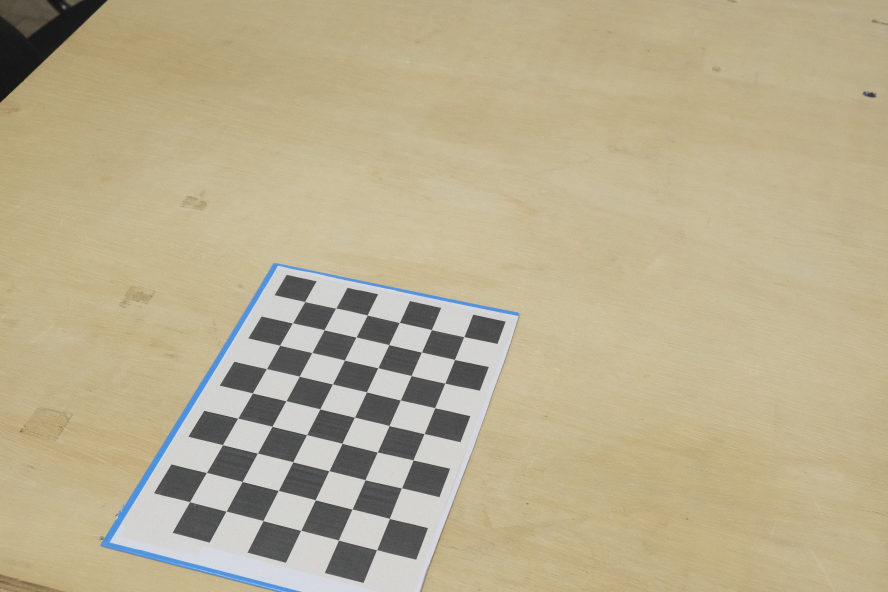
#> input picture Parte 11/Dataset4/im1.JPG, 1776 x 1184 px (shown at 1/2 size); its folder holds 4 pictures in this run
$ python calibracao-de-camera.py
#> lines starting #> are read from the running program, lines starting #| are printed output that depends on the picture
import cv2
import glob
import numpy as  np
from matplotlib import pyplot as plt
import visaoComputacional as visco

imagens = glob.glob('/home/tassio/UFSC/Visão Computacional em Robótica/Visao-computacional/Parte 11/Dataset4/*.JPG')

# Arrays para armazenar as coordenadas de cada corner
objpoints = [] # Lista que armazena as coordenadas de cada ponto no mundo real
imgpoints = [] # Lista que armazena as coordenadas de cada ponto na imagem

# coordenadas de cada ponto no mundo real
objp = np.zeros((9*6, 3), np.float32)
objp[:, :2] = np.mgrid[0:9,0:6].T.reshape(-1,2) * 25

print(objp)

for file_name in imagens:

    I1 = cv2.imread(file_name)
#> I1 is the input picture: shape (1184, 1776, 3); mean B, G, R 143.1, 173.5, 185.1
    I2 = cv2.cvtColor(I1, cv2.COLOR_BGR2GRAY)
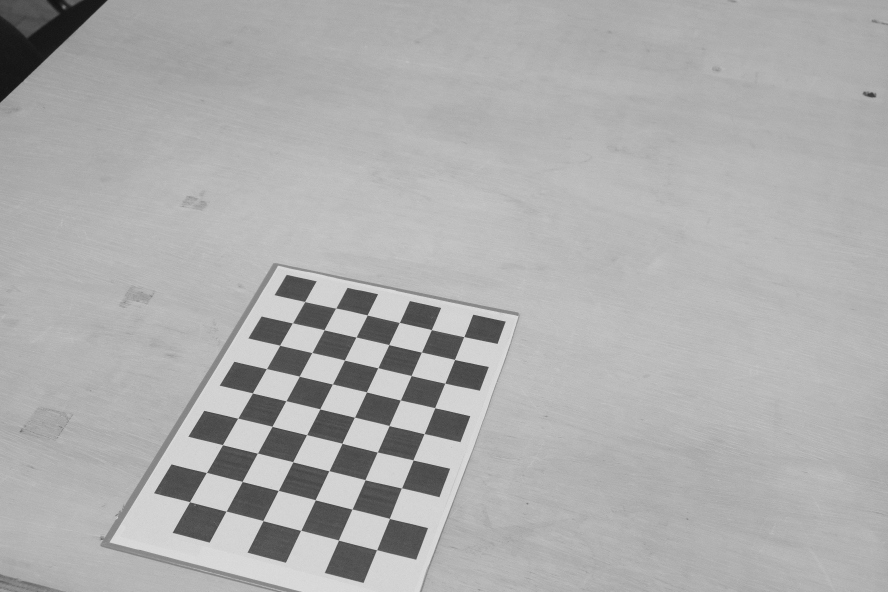
#> I2: shape (1184, 1776) (shown at 1/2 size); min 12, max 228, mean 173.5

    # encontra os pontos de interesse (corners) no tabuleiro
    ret, corners = cv2.findChessboardCorners(I1, (9,6), None)
#> ret = True; corners = 54 rows, first 8: [928.1, 673.8], [909.5, 719.4], [890.1, 766.7], [869.9, 816], [848.6, 867.7], [826.6, 920.4], [803.2, 976.6], [779.2, 1037.3]

    if ret == True:

        criteria = (cv2.TERM_CRITERIA_EPS + cv2.TERM_CRITERIA_MAX_ITER, 30, 0.001)
        corners2 = cv2.cornerSubPix(I2, corners, (11, 11), (-1, -1), criteria)
#> corners2 = 54 rows, first 8: [928.1, 673.7], [909.5, 719.4], [890.1, 766.8], [869.9, 815.9], [848.6, 867.8], [826.6, 920.4], [803.4, 976.4], [779.2, 1037.3]

        imgpoints.append(corners2)
        objpoints.append(objp)

        '''print(corners2)

        # Apresenta resultado parcial
        I3 = I1.copy()
        cv2.drawChessboardCorners(I3, (9,6), corners2, ret)
        plt.figure()
        plt.imshow(cv2.cvtColor(I3, cv2.COLOR_BGR2RGB))
        plt.show()'''
#> pass 2 of the loop `for file_name in imagens:`:
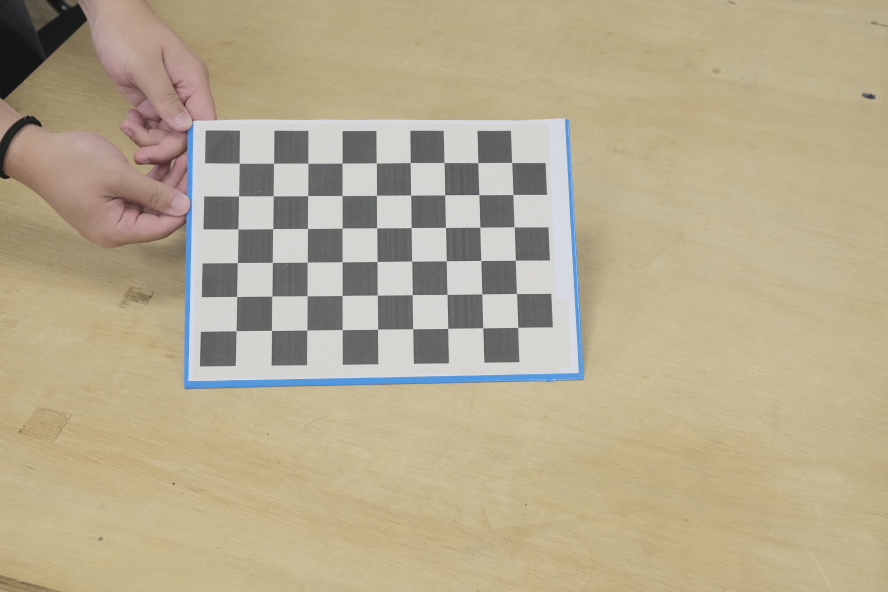
#> input picture Parte 11/Dataset4/im10.JPG, 1776 x 1184 px (shown at 1/2 size)
#> I1 is the input picture: shape (1184, 1776, 3); mean B, G, R 142.3, 169.9, 181.6
#> `I2 = cv2.cvtColor(I1, cv2.COLOR_BGR2GRAY)`:
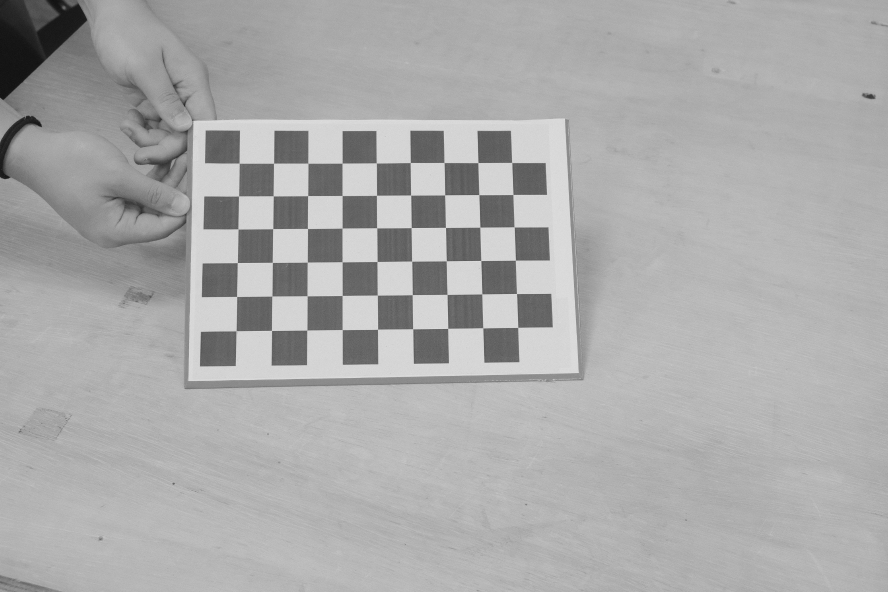
#> I2: shape (1184, 1776) (shown at 1/2 size); min 9, max 229, mean 170.3
#> corners = 54 rows, first 8: [478.6, 326.7], [547.5, 326.7], [616.4, 326.6], [684.6, 326.6], [753, 326.4], [821, 325.5], [888.5, 325.5], [956.5, 325.5]
#> corners2 = 54 rows, first 8: [478.7, 326.7], [547.6, 326.7], [616.4, 326.7], [684.6, 326.6], [753.1, 326.4], [820.8, 325.5], [888.5, 325.5], [956.4, 325.6]
#> pass 3 of the loop `for file_name in imagens:`:
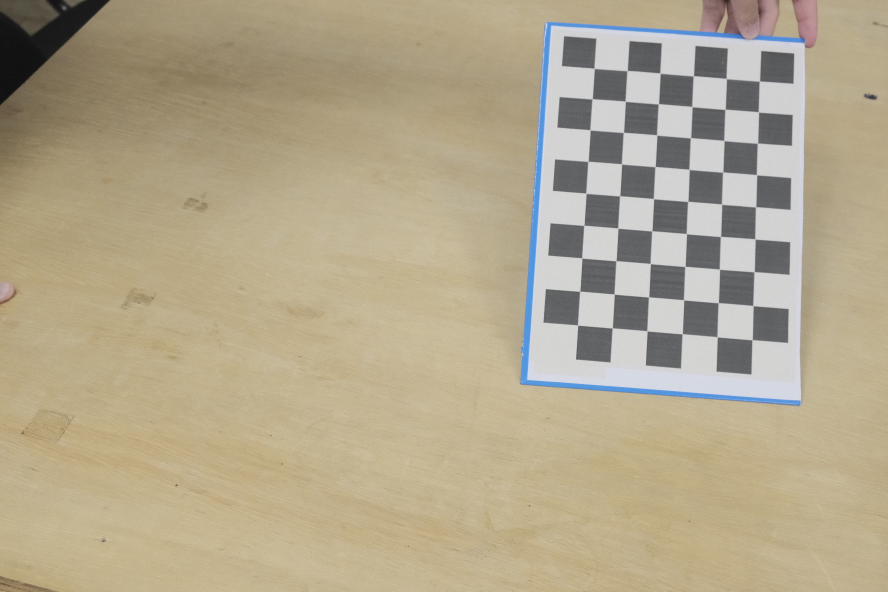
#> input picture Parte 11/Dataset4/im11.JPG, 1776 x 1184 px (shown at 1/2 size)
#> I1 is the input picture: shape (1184, 1776, 3); mean B, G, R 140.6, 166.9, 178.3
#> `I2 = cv2.cvtColor(I1, cv2.COLOR_BGR2GRAY)`:
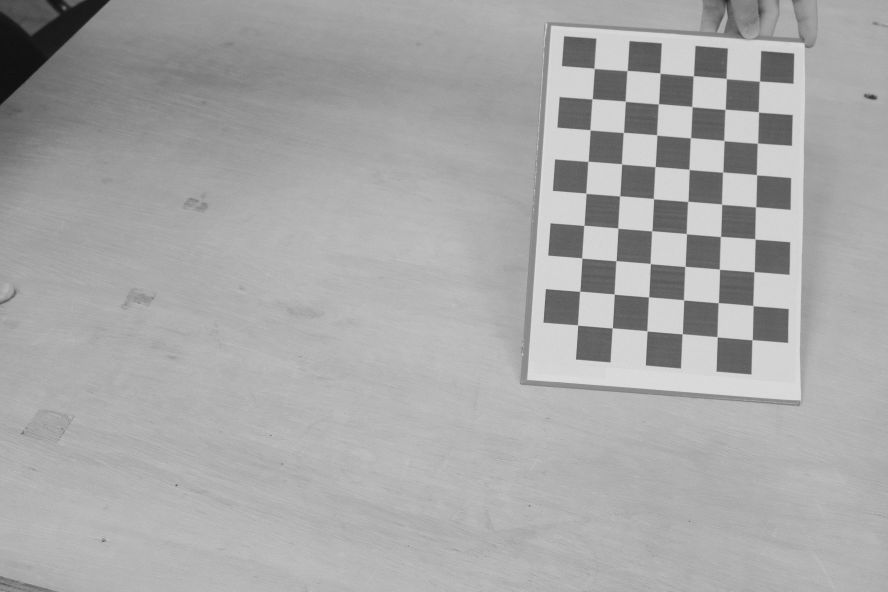
#> I2: shape (1184, 1776) (shown at 1/2 size); min 8, max 226, mean 167.3
#> corners = 54 rows, first 8: [1518.8, 162.9], [1517.4, 224.3], [1515.2, 286.9], [1513.6, 349.9], [1512.2, 413.8], [1510.5, 478.4], [1508.9, 543.7], [1506.7, 611.9]
#> corners2 = 54 rows, first 8: [1519.3, 162.6], [1517.3, 224.4], [1515.4, 286.7], [1513.6, 349.9], [1511.8, 414.2], [1510.5, 478.3], [1508.7, 544], [1506.4, 611.7]
#> the loop made 4 passes; the first 3 are shown

ret, mtx, dist, rvecs, tvecs = cv2.calibrateCamera(objpoints, imgpoints, I2.shape[::-1], None, None)

print('Matriz de parâmetros intrísecos da câmera:\n')
print(mtx)

K = np.zeros((3,4), np.float32)
K[:, :3] = mtx
print(K)

print('\nCoeficientes de distorção da lente\n')
print(dist)

# Matriz de parâmetros extrínsecos
indice = 0
M = np.zeros((4,4), np.float32)

# Matriz de rotação
R, _ =  cv2.Rodrigues(rvecs[indice])
print('\nMatriz de rotação:\n')
print(R)

# Vetor de translação
vetor_translacao = tvecs[indice]
print('\nVetor de translação:\n')
print(vetor_translacao)

M[:3, :3] = R
M[:3, 3] = vetor_translacao[:, 0]
M[3, 3] = 1

print('\nMatriz de parâmetros extrínsecos da câmera:\n')
print(M)

# Matriz de projeção
P = np.matmul(K, M)

print('\nMatriz de projeção:\n')
print(P)
